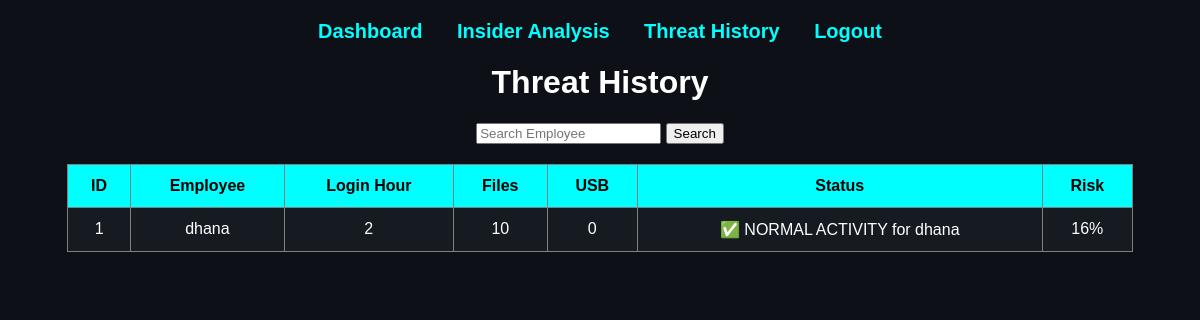
Page /history (signed in) on the earlier database version.
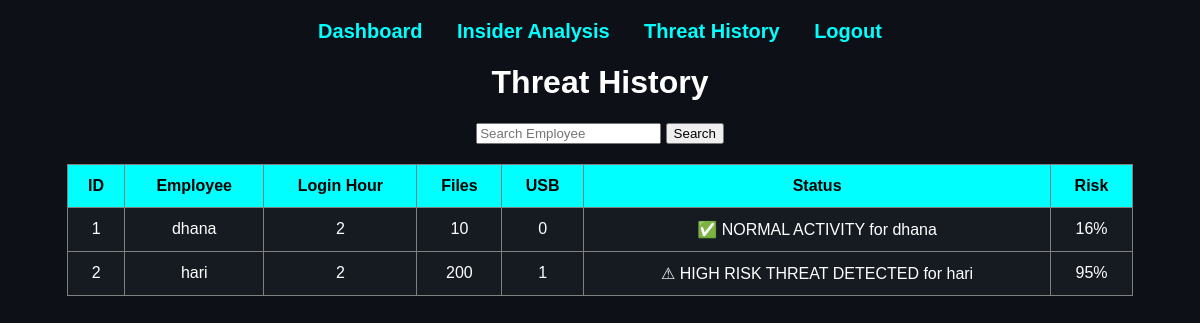
Same page on the later database version.
### tables this page shows
CREATE TABLE threats (
    id INTEGER PRIMARY KEY AUTOINCREMENT,
    employee_name TEXT,
    login_hour INTEGER,
    files_accessed INTEGER,
    usb_used INTEGER,
    result TEXT,
    risk_score INTEGER
);

### app.py (the view)
@app.route('/history', methods=['GET', 'POST'])
def history():
    if 'user' not in session:
        return redirect(url_for('login'))
    search = request.form.get('search')
    conn = sqlite3.connect('threat_logs.db')
    cursor = conn.cursor()
    if search:
        cursor.execute(
            "SELECT * FROM threats WHERE employee_name LIKE ?",
            ('%' + search + '%',)
        )
    else:
        cursor.execute("SELECT * FROM threats")
    data = cursor.fetchall()
    conn.close()
    return render_template(
        'history.html',
        data=data
    )

### templates/history.html (shortened to what this page needs)
<!DOCTYPE html>
<html>
<head>
</head>
<body><body>
<nav>
    <a href="{{ url_for('dashboard') }}">Dashboard</a>
    <a href="{{ url_for('analysis') }}">Insider Analysis</a>
    <a href="{{ url_for('history') }}">Threat History</a>
    <a href="{{ url_for('logout') }}">Logout</a>
</nav>
<h1>Threat History</h1>
<form method="POST">
<input type="text"
name="search"
placeholder="Search Employee">
<button type="submit">Search</button>
</form>
<table>
<tr>
<th>ID</th>
<th>Employee</th>
<th>Login Hour</th>
<th>Files</th>
<th>USB</th>
<th>Status</th>
<th>Risk</th>
</tr>
{% for row in data %}
<tr>
<td>{{ row[0] }}</td>
<td>{{ row[1] }}</td>
<td>{{ row[2] }}</td>
<td>{{ row[3] }}</td>
<td>{{ row[4] }}</td>
<td>{{ row[5] }}</td>
<td>{{ row[6] }}%</td>
</tr>
{% endfor %}
</table>
</body>
</html>

Differences in the rows shown:
added threats: id "2", employee_name "hari", login_hour "2", files_accessed "200", usb_used "1", result "⚠ HIGH RISK THREAT DETECTED for hari", risk_score "95"
